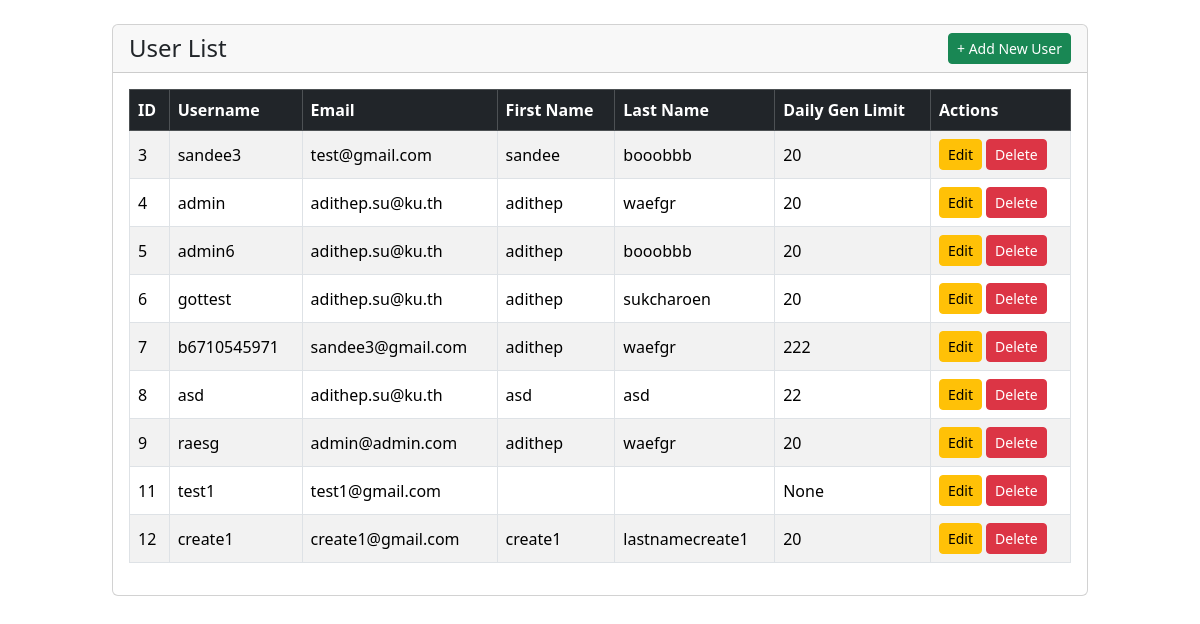
The app's page /read-user with its own data.
### user/models.py (models this page shows, shortened)
class User(AbstractUser):
    daily_gen_count = models.IntegerField(blank=True, null=True)
    class Meta:
        db_table = "user"

### user/views.py (the view)
# urls.py: path('read-user', read_user, name="read_user"),
def read_user(request):
    users = User.objects.all()
    return render(request, "user/read-user.html", {"users": users})

### user/templates/user/read-user.html (shortened to what this page needs)
<!doctype html>
<html lang="en">
    <head>
        <link href="https://cdn.jsdelivr.net/npm/bootstrap@5.3.8/dist/css/bootstrap.min.css" rel="stylesheet" />
    </head>
    <body>
        <div class="container-fluid mt-4">
            <div class="row">
                <div class="col-10 offset-1">
                    <div class="card">
                        <div class="card-header d-flex justify-content-between align-items-center">
                            <h4 class="mb-0">User List</h4>
                            <a href="{% url 'create_user' %}" class="btn btn-sm btn-success">+ Add New User</a>
                        </div>
                        <div class="card-body">
                            <div class="table-responsive">
                                <table class="table table-striped table-hover table-bordered align-middle">
                                    <thead class="table-dark">
                                        <tr>
                                            <th scope="col">ID</th>
                                            <th scope="col">Username</th>
                                            <th scope="col">Email</th>
                                            <th scope="col">First Name</th>
                                            <th scope="col">Last Name</th>
                                            <th scope="col">Daily Gen Limit</th>
                                            <th scope="col">Actions</th>
                                        </tr>
                                    </thead>
                                    <tbody>
                                        {% for user in users %}
                                            <tr>
                                                <td>{{ user.id }}</td>
                                                <td>{{ user.username }}</td>
                                                <td>{{ user.email }}</td>
                                                <td>{{ user.first_name }}</td>
                                                <td>{{ user.last_name }}</td>
                                                <td>{{ user.daily_gen_count }}</td>
                                                <td>
                                                    <div class="d-flex gap-1">
                                                        <a href="{% url 'update_user' user.id %}" class="btn btn-sm btn-warning">Edit</a>
                                                        <a href="{% url 'delete_user' user.id %}" class="btn btn-sm btn-danger">Delete</a>
                                                    </div>
                                                </td>
                                            </tr>
                                        {% empty %}
                                            <tr>
                                                <td colspan="7" class="text-center text-muted py-3">
                                                    No users found in the database.
                                                </td>
                                            </tr>
                                        {% endfor %}
                                    </tbody>
                                </table>
                            </div>
                        </div>
                    </div>
                </div>
            </div>
        </div>
    </body>
</html>

### records on screen
User: id "3", username "sandee3", email "test@gmail.com", first_name "sandee", last_name "booobbb", daily_gen_count "20"
User: id "4", username "admin", email "adithep.su@ku.th", first_name "adithep", last_name "waefgr", daily_gen_count "20"
User: id "5", username "admin6", email "adithep.su@ku.th", first_name "adithep", last_name "booobbb", daily_gen_count "20"
User: id "6", username "gottest", email "adithep.su@ku.th", first_name "adithep", last_name "sukcharoen", daily_gen_count "20"
User: id "7", username "b6710545971", email "sandee3@gmail.com", first_name "adithep", last_name "waefgr", daily_gen_count "222"
User: id "8", username "asd", email "adithep.su@ku.th", first_name "asd", last_name "asd", daily_gen_count "22"
User: id "9", username "raesg", email "admin@admin.com", first_name "adithep", last_name "waefgr", daily_gen_count "20"
User: id "11", username "test1", email "test1@gmail.com", daily_gen_count "None"
User: id "12", username "create1", email "create1@gmail.com", first_name "create1", last_name "lastnamecreate1", daily_gen_count "20"
